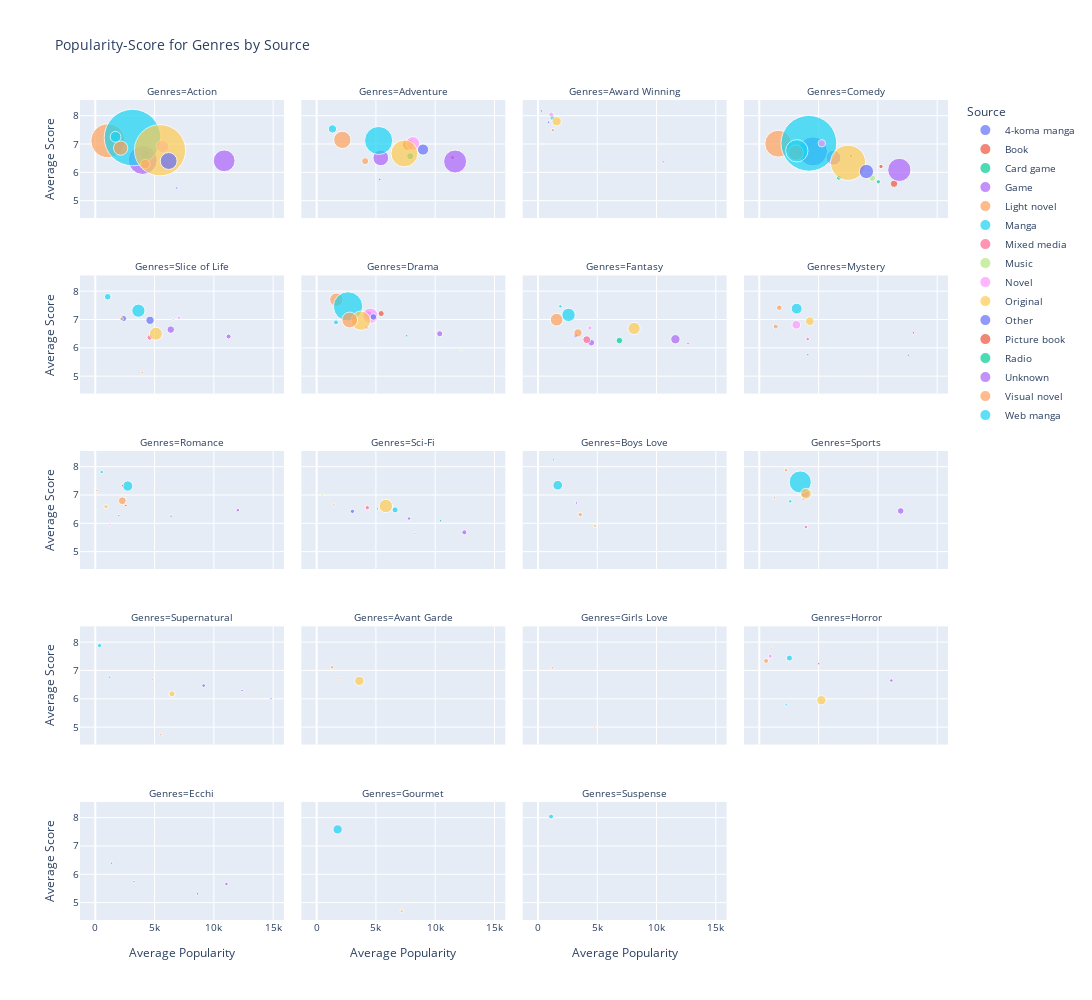

The notebook cell this image was saved under:
### Markdown cell above
Now I want to look at each genre to chek if source really affect genres.

### Code cell
statistics = anime_df.groupby(["Source", "Genres"]).agg(
    avg_score=("Score", "mean"),
    avg_popularity=("Popularity", "mean"),
    anime_count=("Score", "count")
).reset_index()

fig = px.scatter(
    statistics,
    x="avg_popularity",
    y="avg_score",
    size="anime_count",
    color="Source",
    facet_col="Genres", 
    facet_col_wrap=4, 
    hover_data=["Source", "avg_popularity", "avg_score", "anime_count"],
    labels={
        "avg_popularity": "Average Popularity",
        "avg_score": "Average Score",
        "anime_count": "Number of Anime",
        "Genre": "Genre" 
    },
    title="Popularity-Score for Genres by Source",
    size_max=40  
)

fig.update_layout(
    width=1200, 
    height=1000,   
    font=dict(size=10),  

)

fig.show()
fig.write_image("scatter_2.png")
